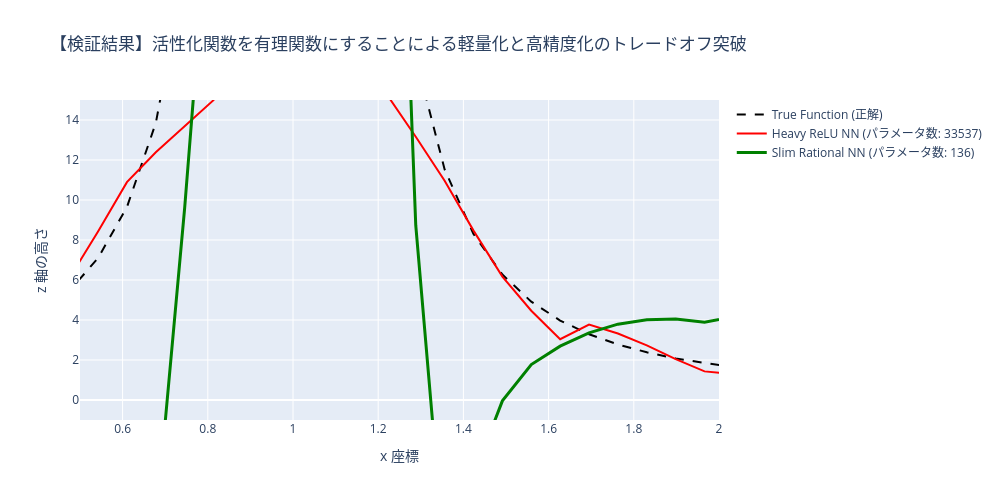

Notebook cell for this chart:
### Code cell
import numpy as np
import torch
import torch.nn as nn
import torch.optim as optim
import plotly.graph_objects as go
from plotly.subplots import make_subplots

# 1. 複雑なテスト関数の定義
def complex_test_function(x, y):
    peak1 = 1.5 / ((x - 1.0)**2 + (y - 1.5)**2 + 0.005)
    peak2 = 1.0 / ((x - 3.0)**2 + (y - 3.5)**2 + 0.05)
    background = 0.5 * np.sin(x) * np.cos(y)
    return peak1 + peak2 + background

# 散乱データの生成 (Scattered Data) - 計251点
np.random.seed(100)
torch.manual_seed(100)
N_train = 250       
x_train = np.random.uniform(0, 4, N_train)
y_train = np.random.uniform(1, 5, N_train)
x_train = np.append(x_train, 1.0)
y_train = np.append(y_train, 1.5)
z_train = complex_test_function(x_train, y_train)

X_train_raw = np.column_stack([x_train, y_train])
X_train_tensor = torch.tensor(X_train_raw, dtype=torch.float32)
Z_train_tensor = torch.tensor(z_train, dtype=torch.float32).view(-1, 1)


# =====================================================================
# 2. 【提案手法】学習可能な有理関数活性化関数の定義
# =====================================================================
class RationalActivation(nn.Module):
    def __init__(self):
        super(RationalActivation, self).__init__()
        # 分子の係数 (P(x) = a0 + a1*x + a2*x^2 + a3*x^3)
        self.a0 = nn.Parameter(torch.randn(1) * 0.1)
        self.a1 = nn.Parameter(torch.randn(1) * 0.1)
        self.a2 = nn.Parameter(torch.randn(1) * 0.1)
        self.a3 = nn.Parameter(torch.randn(1) * 0.1)
        
        # 分母の係数 (Q(x) = 1 + |b1*x + b2*x^2 + b3*x^3|)
        self.b1 = nn.Parameter(torch.randn(1) * 0.1)
        self.b2 = nn.Parameter(torch.randn(1) * 0.1)
        self.b3 = nn.Parameter(torch.randn(1) * 0.1)

    def forward(self, x):
        # P(x) の計算
        P = self.a0 + self.a1 * x + self.a2 * (x**2) + self.a3 * (x**3)
        # Q(x) の計算 (絶対値をつけることで分母がゼロになるのを徹底的に防ぐ)
        Q = 1.0 + torch.abs(self.b1 * x + self.b2 * (x**2) + self.b3 * (x**3))
        return P / Q


# =====================================================================
# 3. 2つのネットワークの定義と学習
# =====================================================================

# ① 普通のNN (ReLUを使った、少し深くて重いモデル)
class HeavyReLU_NN(nn.Module):
    def __init__(self):
        super(HeavyReLU_NN, self).__init__()
        self.net = nn.Sequential(
            nn.Linear(2, 128), nn.ReLU(),
            nn.Linear(128, 128), nn.ReLU(),
            nn.Linear(128, 128), nn.ReLU(),
            nn.Linear(128, 1)
        )
    def forward(self, x): return self.net(x)

# ② 提案手法の有理NN (層を減らしたスリムなモデル)
class SlimRational_NN(nn.Module):
    def __init__(self):
        super(SlimRational_NN, self).__init__()
        self.net = nn.Sequential(
            nn.Linear(2, 32),
            RationalActivation(), # 自作した有理関数を活性化関数に指定！
            nn.Linear(32, 1)
        )
    def forward(self, x): return self.net(x)

# それぞれのパラメータ数をカウント
model_relu = HeavyReLU_NN()
model_rational = SlimRational_NN()
params_relu = sum(p.numel() for p in model_relu.parameters())
params_rational = sum(p.numel() for p in model_rational.parameters())

print(f"普通のReLUモデルの総パラメータ数: {params_relu}")
print(f"提案の有理関数モデルの総パラメータ数: {params_rational} (約 {params_rational/params_relu*100:.1f}% に軽量化！)")

# --- 学習の実行 ---
def train_model(model, epochs=3001, lr=0.01):
    criterion = nn.MSELoss()
    optimizer = optim.Adam(model.parameters(), lr=lr)
    for epoch in range(epochs):
        optimizer.zero_grad()
        loss = criterion(model(X_train_tensor), Z_train_tensor)
        loss.backward()
        optimizer.step()
    return model

print("\n普通のReLUモデルを学習中...")
model_relu = train_model(model_relu)
print("提案の有理関数モデルを学習中...")
model_rational = train_model(model_rational)


# =====================================================================
# 4. 評価と2D断面図による比較
# =====================================================================
x_grid = np.linspace(0, 4, 60)
y_grid = np.linspace(1, 5, 60)
X_mesh, Y_mesh = np.meshgrid(x_grid, y_grid)
X_eval_flat = np.column_stack([X_mesh.ravel(), Y_mesh.ravel()])
X_test_tensor = torch.tensor(X_eval_flat, dtype=torch.float32)

Z_true = complex_test_function(X_mesh, Y_mesh)

with torch.no_grad():
    Z_pred_relu = model_relu(X_test_tensor).numpy().reshape(X_mesh.shape)
    Z_pred_rational = model_rational(X_test_tensor).numpy().reshape(X_mesh.shape)

# y = 1.5 の直線に沿ったトゲのふもと断面データを抽出
y_target = 1.5
y_idx = (np.abs(y_grid - y_target)).argmin()

z_true_line = Z_true[y_idx, :]
z_relu_line = Z_pred_relu[y_idx, :]
z_rational_line = Z_pred_rational[y_idx, :]

# Plotlyグラフの描画
fig = go.Figure()
fig.add_trace(go.Scatter(x=x_grid, y=z_true_line, mode='lines', name='True Function (正解)', line=dict(color='black', width=2, dash='dash')))
fig.add_trace(go.Scatter(x=x_grid, y=z_relu_line, mode='lines', name=f'Heavy ReLU NN (パラメータ数: {params_relu})', line=dict(color='red', width=2)))
fig.add_trace(go.Scatter(x=x_grid, y=z_rational_line, mode='lines', name=f'Slim Rational NN (パラメータ数: {params_rational})', line=dict(color='green', width=3)))

fig.update_layout(
    title='【検証結果】活性化関数を有理関数にすることによる軽量化と高精度化のトレードオフ突破',
    xaxis_title='x 座標', yaxis_title='z 軸の高さ',
    xaxis_range=[0.5, 2.0], yaxis_range=[-1.0, 15.0], width=1000, height=500
)
fig.show()

### Figure 1 — Plotly figure (JSON) as saved in the notebook; plotly's stock layout.template omitted (floating-point values rounded to 4 significant figures)
{"data": [{"line": {"color": "black", "dash": "dash", "width": 2}, "mode": "lines", "name": "True Function (正解)", "type": "scatter", "x": [0.0, 0.0678, 0.1356, 0.2034, 0.2712, 0.339, 0.4068, 0.4746, 0.5424, 0.6102, 0.678, 0.7458, 0.8136, 0.8814, 0.9492, 1.017, 1.085, 1.153, 1.22, 1.288, 1.356, 1.424, 1.492, 1.559, 1.627, 1.695, 1.763, 1.831, 1.898, 1.966, 2.034, 2.102, 2.169, 2.237, 2.305, 2.373, 2.441, 2.508, 2.576, 2.644, 2.712, 2.78, 2.847, 2.915, 2.983, 3.051, 3.119, 3.186, 3.254, 3.322, 3.39, 3.458, 3.525, 3.593, 3.661, 3.729, 3.797, 3.864, 3.932, 4.0], "y": [1.568, 1.797, 2.08, 2.436, 2.893, 3.494, 4.306, 5.441, 7.097, 9.646, 13.85, 21.48, 37.27, 76.21, 182.4, 253.0, 117.1, 52.05, 27.86, 17.1, 11.53, 8.298, 6.27, 4.918, 3.974, 3.289, 2.777, 2.385, 2.078, 1.833, 1.635, 1.473, 1.338, 1.225, 1.129, 1.047, 0.9757, 0.9136, 0.8589, 0.8104, 0.767, 0.7278, 0.6922, 0.6595, 0.6293, 0.6012, 0.5749, 0.5501, 0.5266, 0.5042, 0.4829, 0.4625, 0.4428, 0.4239, 0.4057, 0.3882, 0.3713, 0.355, 0.3394, 0.3243]}, {"line": {"color": "red", "width": 2}, "mode": "lines", "name": "Heavy ReLU NN (パラメータ数: 33537)", "type": "scatter", "x": [0.0, 0.0678, 0.1356, 0.2034, 0.2712, 0.339, 0.4068, 0.4746, 0.5424, 0.6102, 0.678, 0.7458, 0.8136, 0.8814, 0.9492, 1.017, 1.085, 1.153, 1.22, 1.288, 1.356, 1.424, 1.492, 1.559, 1.627, 1.695, 1.763, 1.831, 1.898, 1.966, 2.034, 2.102, 2.169, 2.237, 2.305, 2.373, 2.441, 2.508, 2.576, 2.644, 2.712, 2.78, 2.847, 2.915, 2.983, 3.051, 3.119, 3.186, 3.254, 3.322, 3.39, 3.458, 3.525, 3.593, 3.661, 3.729, 3.797, 3.864, 3.932, 4.0], "y": [1.852, 1.925, 2.097, 2.104, 2.087, 2.09, 4.104, 6.074, 8.427, 10.89, 12.38, 13.71, 14.99, 42.75, 224.3, 277.9, 140.7, 19.25, 15.28, 13.16, 10.96, 8.469, 6.17, 4.464, 3.039, 3.775, 3.324, 2.73, 2.041, 1.431, 1.299, 1.168, 1.036, 0.9044, 0.8151, 0.7332, 0.6504, 0.6076, 0.5773, 0.5484, 0.5196, 0.4907, 0.4618, 0.4329, 0.404, 0.3751, 0.3463, 0.3174, 0.2885, 0.2596, 0.2307, 0.2018, 0.173, 0.1441, 0.1152, 0.08632, 0.05744, 0.02855, -0.0003287, -0.02921]}, {"line": {"color": "green", "width": 3}, "mode": "lines", "name": "Slim Rational NN (パラメータ数: 136)", "type": "scatter", "x": [0.0, 0.0678, 0.1356, 0.2034, 0.2712, 0.339, 0.4068, 0.4746, 0.5424, 0.6102, 0.678, 0.7458, 0.8136, 0.8814, 0.9492, 1.017, 1.085, 1.153, 1.22, 1.288, 1.356, 1.424, 1.492, 1.559, 1.627, 1.695, 1.763, 1.831, 1.898, 1.966, 2.034, 2.102, 2.169, 2.237, 2.305, 2.373, 2.441, 2.508, 2.576, 2.644, 2.712, 2.78, 2.847, 2.915, 2.983, 3.051, 3.119, 3.186, 3.254, 3.322, 3.39, 3.458, 3.525, 3.593, 3.661, 3.729, 3.797, 3.864, 3.932, 4.0], "y": [11.82, 11.09, 9.884, 8.065, 5.531, 3.492, 1.144, -3.701, -10.31, -15.17, -6.264, 9.622, 27.84, 78.62, 169.2, 274.1, 149.9, 84.16, 46.41, 8.739, -8.125, -3.777, -0.04359, 1.772, 2.693, 3.355, 3.792, 4.013, 4.055, 3.892, 4.131, 4.404, 4.544, 4.588, 4.546, 4.409, 4.15, 3.716, 2.993, 3.846, 4.503, 5.041, 5.547, 6.108, 6.551, 5.923, 5.332, 4.687, 3.857, 2.548, -0.2909, 1.188, 2.478, 3.06, 3.255, 3.069, 1.524, -4.677, -3.421, 1.159]}], "layout": {"height": 500, "title": {"text": "【検証結果】活性化関数を有理関数にすることによる軽量化と高精度化のトレードオフ突破"}, "width": 1000, "xaxis": {"range": [0.5, 2], "title": {"text": "x 座標"}}, "yaxis": {"range": [-1, 15], "title": {"text": "z 軸の高さ"}}}}
